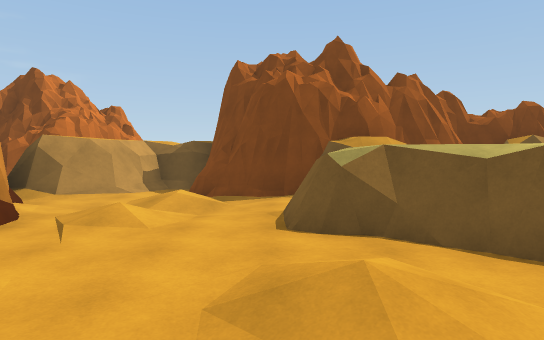
view 1 (above)

15 first-person views from a walk through a Unity game level. The camera is 1.3 m above the floor, tilts 2° down and sees 75° across. The floor is counted in squares, 2 m on a side. Each view is taken from the middle of a square. On the plan, view 1 faces up. The plan holds only what a view shows up to about 10 squares ahead; the rest is blank. The place goes on beyond the plan.

view 2
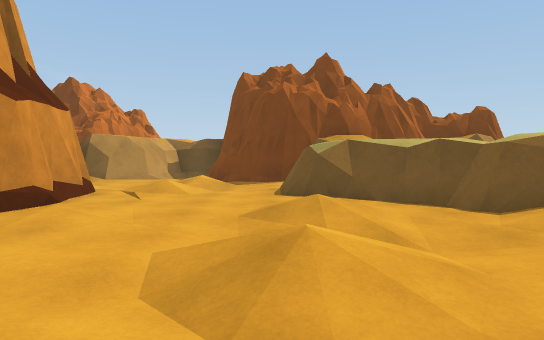

view 3
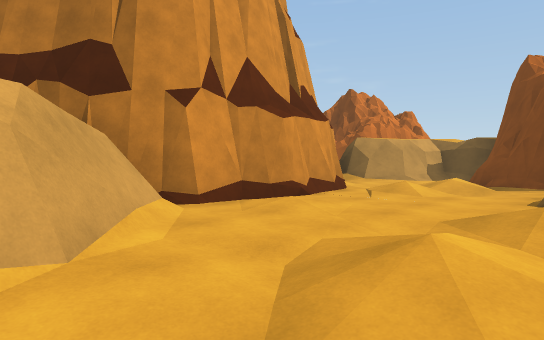

view 4
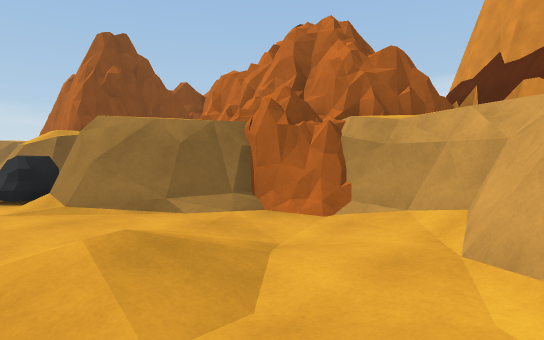

view 5
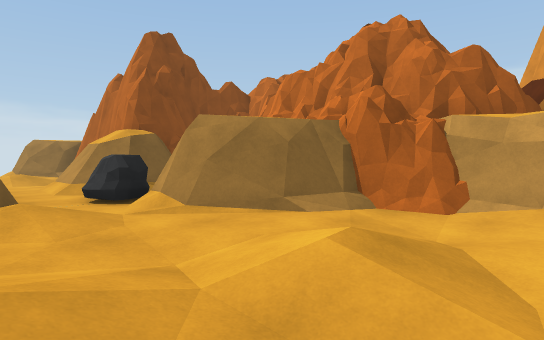

view 6
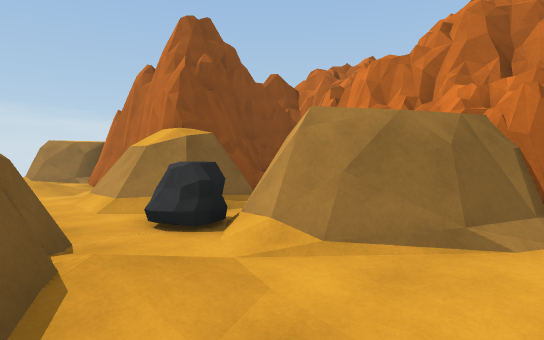

view 7
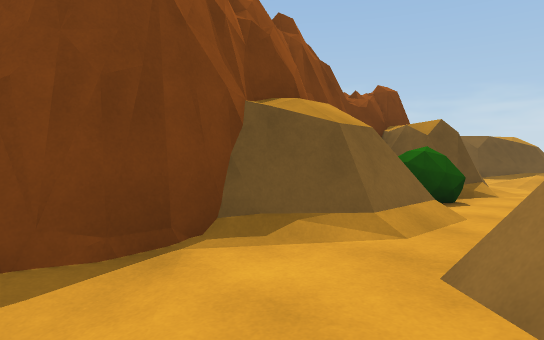

view 8
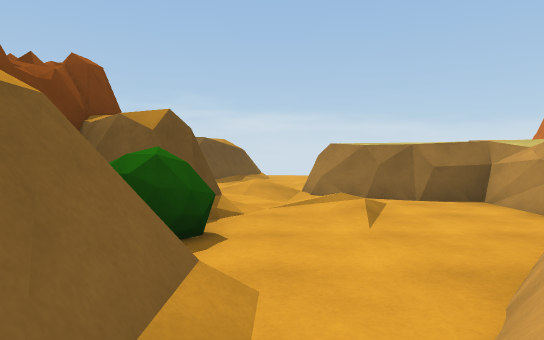

view 9
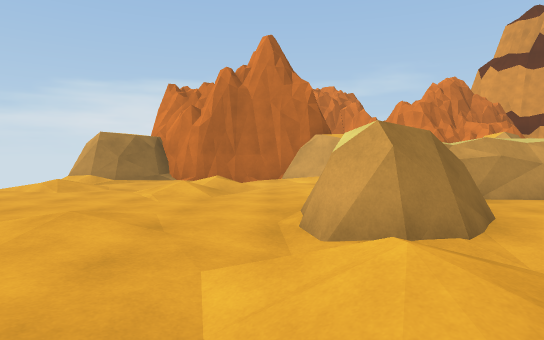

view 10
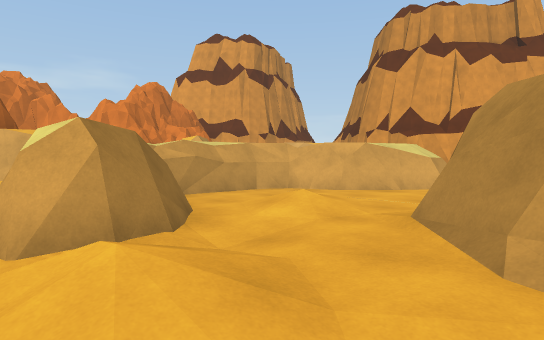

view 11
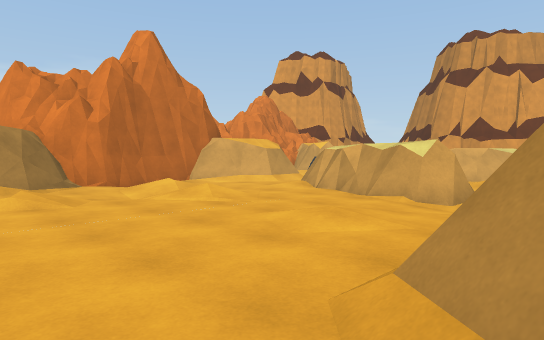

view 12
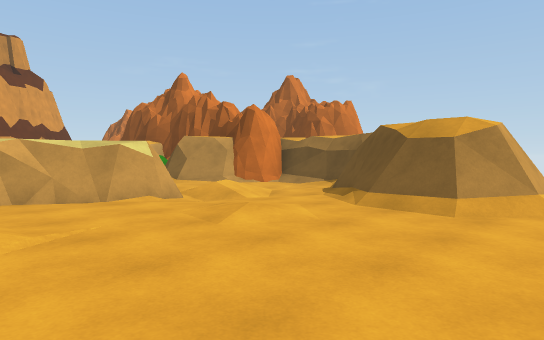

view 13
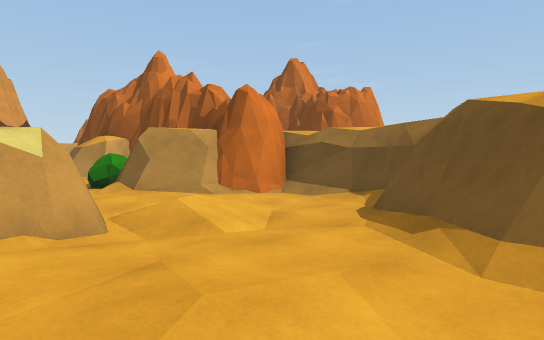

view 14
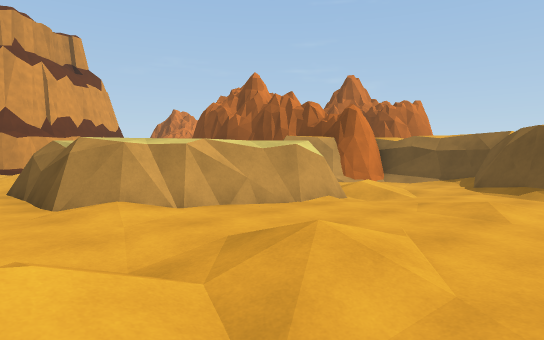

view 15
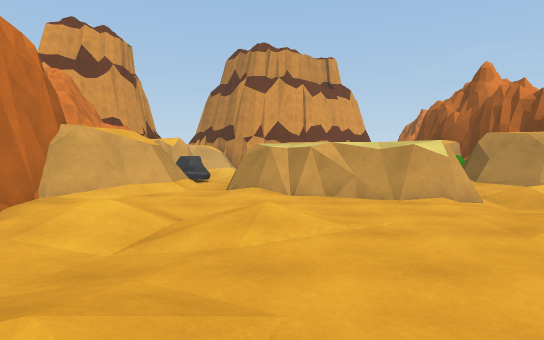

### Floor plan
Key: @ floor where view 1 was taken; # wall or solid block; . main floor; : floor 0.25 m higher than the main floor; - floor 0.25 m lower than the main floor; / step, stairs or slope; R rock; B bush.
Columns run from 5 left of view 1 to 14 right of it. Each row starts with its distance up from view 1.
 10             ###
  9  ####       #/##
  8  #//#########-.####
  7 ##..-/###B##..-.###.
  6 #/-//.......-//.....
  5 ##.:./##..::/#..:...
  4  #/:..###...##......
  3  ##....###..##......
  2  ##..::.#####/.::...
  1  #...-..:.##/..-..:.
  0  ##.-@../RR##.-/....
 -1   ##.-.#######.-.###
 -2    #/./#    ######
 -3    #####

Positions as (right, up) in squares from view 1, and headings:
1: (0, 0), facing up
2: (0, -2), facing up
3: (1, -2), facing up-left
4: (-2, 1), facing down-right
5: (-1, 2), facing down-right
6: (1, 2), facing down-right
7: (-1, 5), facing up-right
8: (1, 6), facing right
9: (9, 8), facing down
10: (9, 8), facing down-left
11: (14, 7), facing down-left
12: (14, 2), facing up-left
13: (12, 4), facing up-left
14: (12, 0), facing up-left
15: (14, 2), facing left
